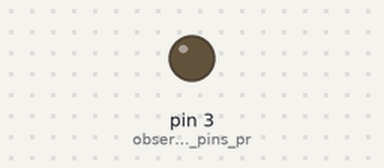
This sketch was run on a simulated Arduino Leonardo, built with avr-gcc and run on an emulated ATmega32U4. Shown: output pins drawn as LEDs (lit = HIGH).

Above: at 0.05 s.
Timing chart, 0 to 3.0 s (numbered marks = the images above):
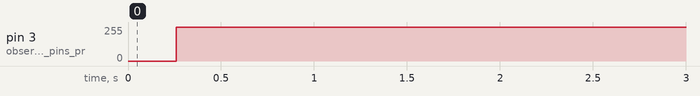

Measured:
- by itself, pin 3 (observe_that_anly_pins_pr): 0/255 → 255/255 at 0.26 s

The sketch:

pwm_led.ino
```cpp
// PWM signal through pin 3
// what's a PWM signal? read here: https://en.wikipedia.org/wiki/Pulse-width_modulation
// 8 bits PWM: 0 (0%) to 255 (100%)
// pin 3 will source current to the LED
// refer to source_current.ino file to see how to connect the LED
// code executed on Arduino Leonardo

void setup(){
  pinMode(3, OUTPUT); // observe that anly pins preceded by ~ in the board can output a PWM signal
}

void loop(){
  int i = 0;

  // this loop increments the PWM's output value from 0 to 255
  while(i < 256){
    analogWrite(3, i);
    delay(1); // delay of 1 ms
    i++;
  }

  // at this point i = 255

  // this loop decrements the PWM's output value from 255 to 0
  while(i > 0){
    analogWrite(3, i);
    delay(1);
    i--;
  }
}
```
